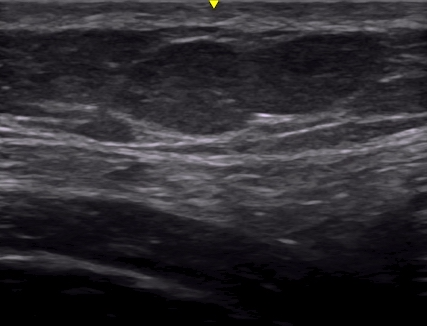
#> input picture lipo_negative.png, 427 x 326 px, found by its file name
$ python proposal_report.py
#> lines starting #> are read from the running program, lines starting #| are printed output that depends on the picture
#!/usr/bin/env python
# coding: utf-8

# # Proposal

# ## 1. Executive Summary

# Subclinical lipohypertrophy is traditionally evaluated based on visual inspection or palpation. However, recent work has shown that lipohypertrophy may be detected by ultrasound imaging. The criteria used to classify lipohypertrophy using ultrasound imaging is only familiar to and implemented by a small group of physicians. In an effort to improve the accessibility and efficiency of this method of detection, our capstone partner has asked us to explore the possibility of using supervised machine learning to detect lipohypertrophy on ultrasound images.
#
# In this project, we will be creating a convolutional neural network to detect the presence of lipohypertrophy in ultrasound images. We will be testing a variety of image preprocessing and transfer learning methodologies to select our finalized machine learning pipeline. Our proposed data product is a Python application that can intake new ultrasound images and make accurate predictions on the presence or absence of lipohypertrophy.

# <br>

# ## 2. Introduction

# Lipohypertrophy is a common complication for diabetic patients who inject insulin {cite}`kapeluto2018ultrasound`. It is defined as the growth of fat cells and fibrous tissue with lowered vascularity in the skin following repeated trauma of insulin injection in the same area. Our focus is on subclinical hypertrophy which forms in the subcutaneous layer (the deepest layer of the skin) {cite}`boundless`. It is critical that insulin is not injected into areas of lipohypertrophy as it reduces the effectiveness of the insulin such that patients are unable to manage their blood sugar levels and may require more insulin to achieve the same therapeutic benefits {cite}`kapeluto2018ultrasound`. Fortunately, research by Kapeluto et al. (2018) {cite}`kapeluto2018ultrasound` has found ultrasound imaging techniques are more accurate in finding these masses than a physical examination of the body by a healthcare professional. But, currently, the criteria to classify lipohypertrophy using ultrasound imaging is only implemented by a small group of physicians {cite}`madden_2021`. To expand the usability of this criteria to a larger set of healthcare professionals, the capstone partner is interested in seeing if we could leverage supervised machine learning techniques to accurately classify the presence of lipohypertrophy given an ultrasound image.

# ### 2.1 Anticipated Data Product

# Our objective as the data science team is to build a binary classification convolutional neural network (CNN) model that classifies an ultrasound image into two classes, lipohypertrophy present or lipohypertrophy is not present. A CNN model is a common technique used to classify image data into binary categories. A secondary objective of this work is to utilize object detection techniques to classify the location of hypertrophy, if present, on an ultrasound image.
#
#
# There are three identified levels of technical abstraction for the final data product:
#
# 1. The first level of abstraction and the minimum viable product for this capstone project is a well-documented and reproducible machine learning pipeline. The source code from this analysis acts as a proof-of-concept for using a supervised learning approach to address the problem of detecting subclinical lipohypertrophy.
#
# 2. The second level of abstraction includes deploying the model to a cloud-based service and creating an interface where users will be able to interact with it to obtain predictions on unseen data.
#
# 3. The final level of abstraction is creating a python application using tools such as `pyinstaller`. This would allow healthcare workers to easily interact with our final data product without any prior knowledge of programming.

# <br>

# ## 3. Data Science Techniques

# A previous study {cite}`kapeluto2018ultrasound` classified ultrasound images as containing hypertrophy ("positive") or not containing lipohypertrophy ("negative") based on expert knowledge and objectively-developed criteria. These images and mappings will be used to develop the CNN. Efforts were made to crop the images to discard their borders and other annotated information, keeping only the core ultrasound image.

# *Code adapted from {cite}`barzinm_2016,shoeb3_2018`*

# In[1]:


from matplotlib.pyplot import figure, imshow, axis, figtext
from matplotlib.image import imread

files = {"Negative": 'lipo_negative.png', "Positive": 'lipo_positive.png'}

fig = figure(figsize=(16, 12))
for i, key in enumerate(list(files.keys())):
    a=fig.add_subplot(1,len(files),i+1)
    a.set_title(key)
    image = imread(files[key])
#> image is the input picture: shape (326, 427, 4) float32; mean R, G, B, A 0.172, 0.164, 0.183, 1
    imshow(image)
    axis('off')
    txt="Figure 1: Some examples of ultrasound images. The lipohypertrophy is characterized with \n the filled light grey circle on the positive image."
    figtext(0.5, 0.20, txt, horizontalalignment='center', fontsize=16)


# The processed data consists of 263 images, a scarce yet fairly balanced dataset. The counts and proportion of positive and negative observations are shown in the table below.
#
# |  | Positive | Negative |
# | --- | --- | --- |
# | Count | 135 | 128 |
# | Proportion | 51% | 49% |
#
# Due to the relatively small size of the dataset, data augmentation (the process of creating additional samples as augmented versions of original samples) was performed, using techniques such as randomly flipping and/or rotating the images. Data augmentation can help expand the data available to train a model and hence improve model performance. We plan on further investigating additional data augmentation techniques such as contrast and brightness adjustment, scaling, and shifting.
#
# Furthermore, we have created a Python script to split the data into train, validation, and test sets. This is standard practice when developing machine learning models and facilitates data reading into PyTorch and allows the team to have holdout samples to validate model results.
#
# The processed data will be used to train a CNN model using a technique called transfer learning. Transfer learning is the process of applying an existing pre-trained model to a new dataset, and is common practice in deep learning. A popular choice in deep learning applications is the *densenet* model which will serve as our baseline model.
#
# In our preliminary application, the baseline model is trained on the pre-processed data, yielding a validation accuracy score of 82% after 20 epochs (i.e. 20 passes of the entire training dataset). We further explored the baseline model’s performance by examining the feature importances on several observations. Below is an example of a positive observation (i.e. lipohypertrophy present). The highlighted areas are areas that the model believes are significant for deriving the prediction. We can observe that the model is highlighting areas where lipohypertrophy is located.

# In[2]:


fig = figure(figsize=(10, 8))
a=fig.add_subplot(1,1,1)
image = imread("proposal_feature_importance.PNG")
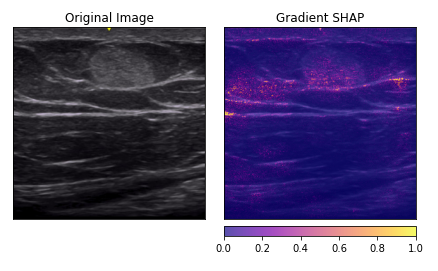
#> input picture proposal_feature_importance.PNG, 438 x 271 px, found by its file name
#> image is the input picture: shape (271, 438, 4) float32; mean R, G, B, A 0.463, 0.431, 0.554, 1
imshow(image)
axis('off')
txt = "Figure 2: Feature Importance. The lighter orange and yellow areas on the right represent areas that \n the baseline model thinks are important for detecting lipohypertrophy."
_ = figtext(0.5, 0.10, txt, horizontalalignment='center', fontsize=14)


# To evaluate the CNN model's performance, we will consider both accuracy and recall scores. Recall is a ratio of true positives to false negatives with a higher score reflecting less false negatives which is of interest here. False negatives are critical to avoid from the healthcare providers’ perspective as administering insulin in a region that the model detected did not have lipohypertrophy when in fact there is lipohypertrophy present would be detrimental in managing diabetes.
#
# Our review of the literature flagged other popular deep learning architectures that have been successful across a wide range of problems. As a second approach, we plan on utilizing the *VGG* architecture, proposed by Karen Simonyan and Andrew Zisserman in the paper "Very Deep Convolutional Networks for Large-Scale Image Recognition" {cite}`simonyan2014very`. The *VGG* architecture has proven successful in applications with small images and combats the large memory requirement of the *densemodels* architecture. Our research also demonstrated that a *VGG* pre-trained  CNN model is slow to train as its learned weights are rather large. Therefore, we plan on exploring *Inception*, proposed in the paper "Going Deeper with Convolutions" {cite}`szegedy2015going`. We plan on modeling the performance of a variety of tuned CNN architectures against the baseline model to determine the most appropriate architecture.

# <br>

# ## 4. Timeline

# We have divided our project up into 3 phases.
#
# 1. In Phase 1 (weeks 1 to 3), we aim to configure the most appropriate image pre-processing and CNN architectures by testing a variety of transfer learning techniques.
#
# 2. In Phase 2 (weeks 4 to 6), we aim to implement higher levels of sophistication to our data product to improve its accessibility to a non-technical audience.
#
# 3. In Phase 3 (weeks 6 to 8), we aim to complete our final data product, final report, and final presentation and add additional functionality such as object detection if time permits.
#
# ![timeline.png](timeline.png)
#

# <br>
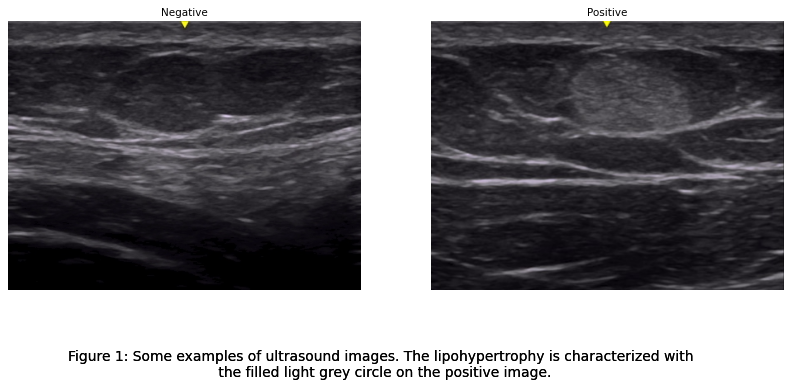
#> figure drawn by matplotlib, 2 panels
